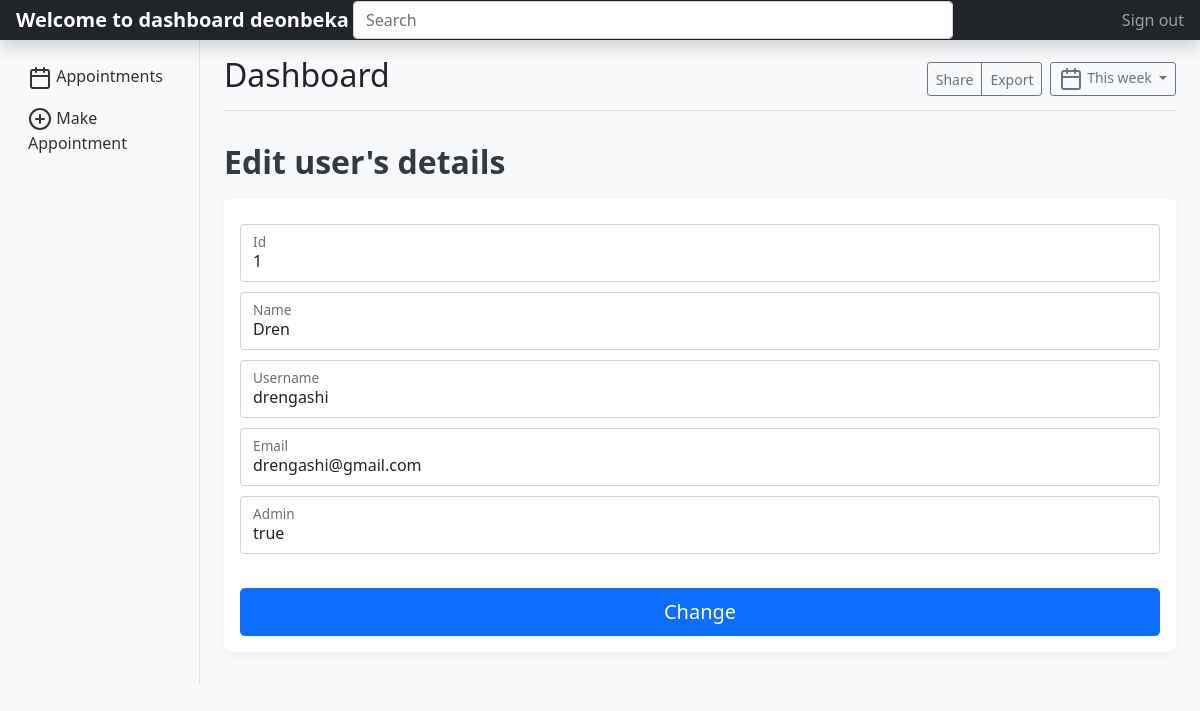
Page /editUsers.php?id=1 (signed in) on the committed database.
### tables this page shows
CREATE TABLE `users` (
  `id` int(11) NOT NULL,
  `name` varchar(255) DEFAULT NULL,
  `username` varchar(255) DEFAULT NULL,
  `email` varchar(255) DEFAULT NULL,
  `password` varchar(255) DEFAULT NULL,
  `confirm_password` varchar(255) DEFAULT NULL,
  `is_admin` varchar(255) DEFAULT NULL
);

### editUsers.php (the view, shortened to what this page needs)
<?php
   include_once('database/config.php');
   $id = $_GET['id'];
   $sql = "SELECT * FROM users WHERE id=:id";
   $selectUser = $conn->prepare($sql);
   $selectUser->bindParam(':id', $id);
   $selectUser->execute();
   $user_data = $selectUser->fetch();
 ?>
 <!DOCTYPE html>
 <html>
 <head>
 	<link href="https://cdn.jsdelivr.net/npm/bootstrap@5.1.3/dist/css/bootstrap.min.css" rel="stylesheet">
 </head>
 <body>
 <header class="navbar navbar-dark sticky-top bg-dark flex-md-nowrap p-0 shadow">
  <a class="navbar-brand col-md-3 col-lg-2 me-0 px-3" href="#"><?php echo "Welcome to dashboard ".$_SESSION['username']; ?></a>
  <input class="form-control form-control-dark w-50" type="text" placeholder="Search" aria-label="Search">
  <div class="navbar-nav">
    <div class="nav-item text-nowrap">
      <a class="nav-link px-3" href="logout.php">Sign out</a>
    </div>
  </div>
</header>
<div class="container-fluid">
  <div class="row">
    <nav id="sidebarMenu" class="col-md-3 col-lg-2 d-md-block bg-light sidebar collapse">
      <div class="position-sticky pt-3">
        <ul class="nav flex-column">
          <?php if ($_SESSION['is_admin'] == 'true') { ?>
                <li class="nav-item"><a class="nav-link active" href="dashboard.php"><span data-feather="home"></span> Dashboard</a></li>
                <li class="nav-item"><a class="nav-link" href="appointments.php"><i data-feather="calendar"></i> Appointments</a></li>
                <li class="nav-item"><a class="nav-link" href="workOnCar.php"><i data-feather="bar-chart-2"></i> Car Info</a></li>
                <li class="nav-item"><a class="nav-link" href="finishedCars.php"><i data-feather="check-square"></i> Finished Cars</a></li>
            <?php } else { ?>
                <li class="nav-item"><a class="nav-link" href="appointments.php"><i data-feather="calendar"></i> Appointments</a></li>
                <li class="nav-item"><a class="nav-link" href="makeAppointment.php"><i data-feather="plus-circle"></i> Make Appointment</a></li>
            <?php } ?>
        </ul>
      </div>
    </nav>
    <main class="col-md-9 ms-sm-auto col-lg-10 px-md-4">
      <div class="d-flex justify-content-between flex-wrap flex-md-nowrap align-items-center pt-3 pb-2 mb-3 border-bottom">
        <h1 class="h2">Dashboard</h1>
        <div class="btn-toolbar mb-2 mb-md-0">
          <div class="btn-group me-2">
            <button type="button" class="btn btn-sm btn-outline-secondary">Share</button>
            <button type="button" class="btn btn-sm btn-outline-secondary">Export</button>
          </div>
          <button type="button" class="btn btn-sm btn-outline-secondary dropdown-toggle">
            <span data-feather="calendar"></span>
            This week
          </button>
        </div>
      </div>
      <h2>Edit user's details</h2>
      <div class="table-responsive">
        <form action="updateUsers.php" method="post">
        <div class="form-floating">
          <input type="number" class="form-control" id="floatingInput" placeholder="Id" name="id" value="<?php echo  $user_data['id'] ?>">
          <label for="floatingInput">Id</label>
        </div>
        <div class="form-floating">
          <input type="text" class="form-control" id="floatingInput" placeholder="Name" name="name" value="<?php echo  $user_data['name'] ?>">
          <label for="floatingInput">Name</label>
        </div>
        <div class="form-floating">
          <input type="text" class="form-control" id="floatingInput" placeholder="Username" name="username" value="<?php echo  $user_data['username'] ?>">
          <label for="floatingInput">Username</label>
        </div>
        <div class="form-floating">
          <input type="email" class="form-control" id="floatingInput" placeholder="Email" name="email" value="<?php echo  $user_data['email'] ?>">
          <label for="floatingInput">Email</label>
        </div>
        <div class="form-floating">
          <input type="email" class="form-control" id="floatingInput" placeholder="Admin" name="is_admin" value="<?php echo  $user_data['is_admin'] ?>">
          <label for="floatingInput">Admin</label>
        </div>
        <br>
        <button class="w-100 btn btn-lg btn-primary" type="submit" name="submit">Change</button>
      </form>
      </div>
    </main>
  </div>
</div>
  </body>
</html>
 </body>
 </html>

### editUsers.php (style rules this page uses)
body { background-color: #f8f9fa; font-family: 'Segoe UI', Tahoma, Geneva, Verdana, sans-serif; }
.navbar-brand { font-weight: bold; }
.nav-link { color: #333; transition: all 0.3s; }
h2 { margin-top: 2rem; margin-bottom: 1rem; font-weight: 600; color: #343a40; }
.sidebar { background-color: #f1f3f5; border-right: 1px solid #dee2e6; }
.table-responsive { box-shadow: 0 2px 8px rgba(0,0,0,0.05); background-color: white; border-radius: 8px; padding: 1rem; margin-bottom: 2rem; }
.form-floating { margin: 10px 0; }

### rows in the picture
users: id "1", name "Dren", username "drengashi", email "drengashi@gmail.com", is_admin "true"

### other values in the picture
$_SESSION['username'] "deonbeka"
